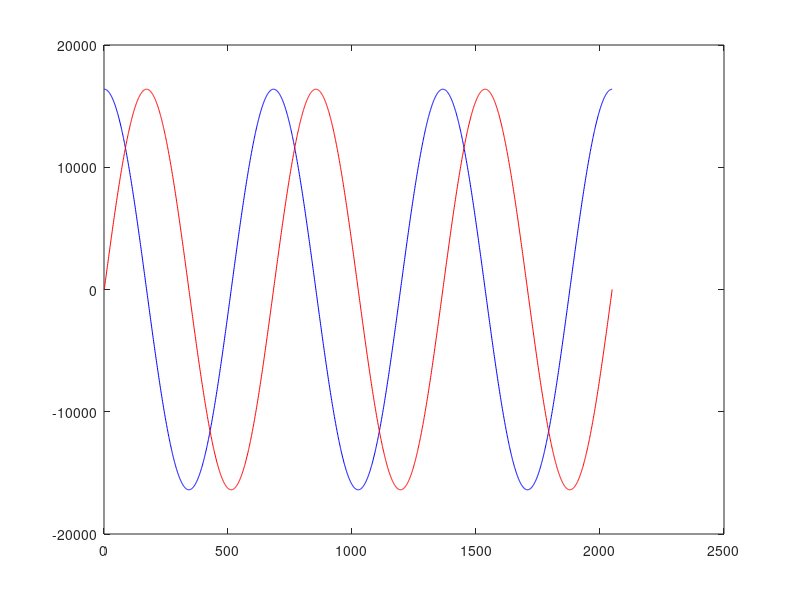

Recreate this plot in MATLAB.
SIZE=6*pi;
STEP=2048;
a = [0:SIZE/STEP:SIZE];
aa = cos(a)*(32768/2);%+127+0.5;
bb = sin(a)*(32768/2);%+127+0.5;
cos_val = int32(aa);
sin_val = int32(bb);
res = [cos_val sin_val];
hold off
plot(cos_val, 'b')
hold on
plot(sin_val, 'r')
%save -text "dds_coeff.dat" res;
%save -text "dds_sin.dat" sin_val;
save -text "data.dat" cos_val;
%save -text "coeff_re.dat" cos_val;
%save -text "coeff_im.dat" sin_val;

